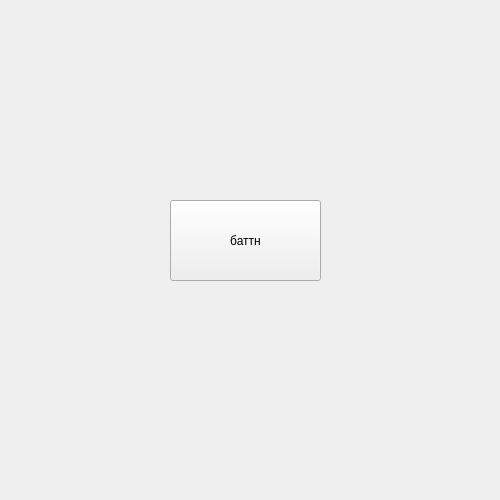
<?xml version="1.0" encoding="UTF-8"?>
<ui version="4.0">
 <class>Form</class>
 <widget class="QWidget" name="Form">
  <property name="geometry">
   <rect>
    <x>0</x>
    <y>0</y>
    <width>500</width>
    <height>500</height>
   </rect>
  </property>
  <property name="minimumSize">
   <size>
    <width>500</width>
    <height>500</height>
   </size>
  </property>
  <property name="maximumSize">
   <size>
    <width>500</width>
    <height>500</height>
   </size>
  </property>
  <property name="windowTitle">
   <string>Git и желтые окружности</string>
  </property>
  <widget class="QLabel" name="circles_canvas_label">
   <property name="geometry">
    <rect>
     <x>0</x>
     <y>0</y>
     <width>501</width>
     <height>501</height>
    </rect>
   </property>
   <property name="text">
    <string/>
   </property>
  </widget>
  <widget class="QPushButton" name="circles_pushButton">
   <property name="geometry">
    <rect>
     <x>170</x>
     <y>200</y>
     <width>151</width>
     <height>81</height>
    </rect>
   </property>
   <property name="text">
    <string>баттн</string>
   </property>
  </widget>
 </widget>
 <resources/>
 <connections/>
</ui>
